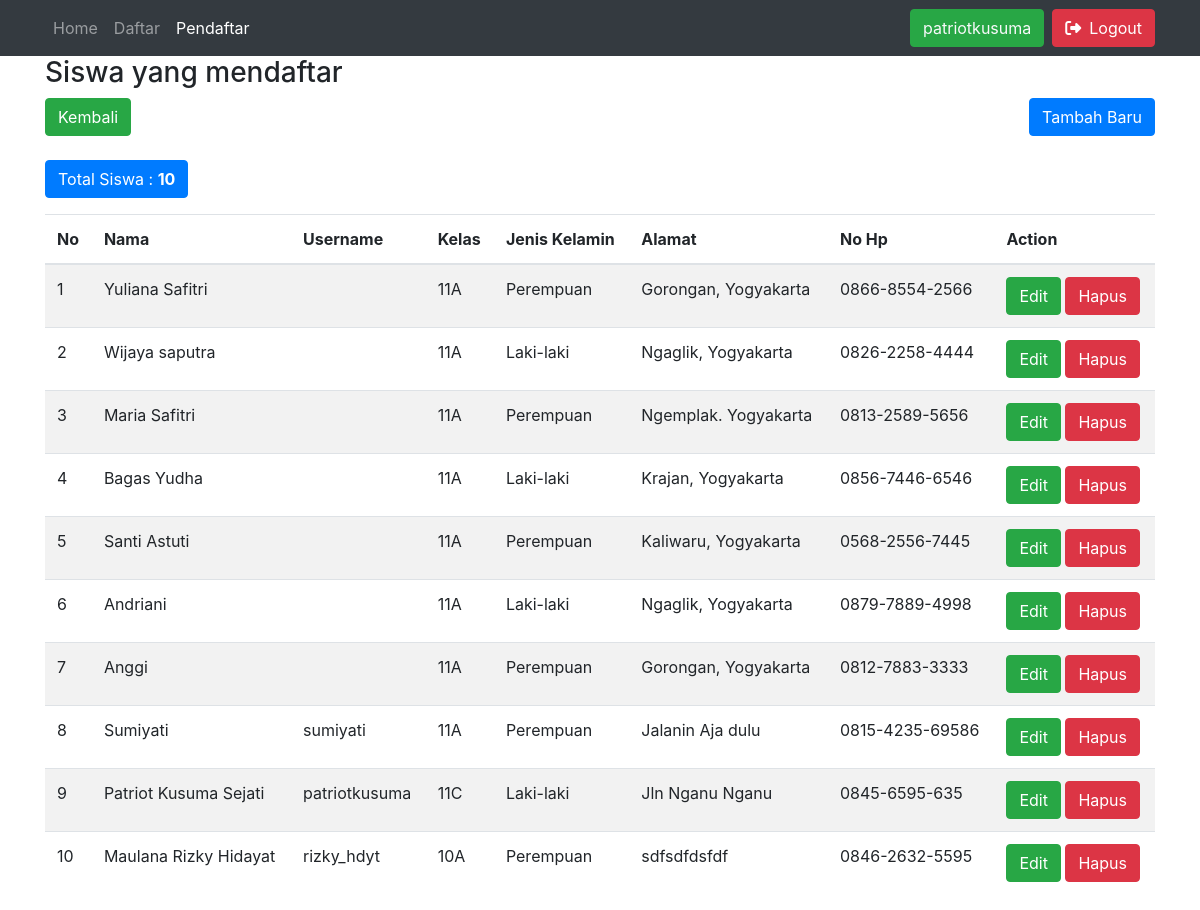
/list-siswa.php (signed in), run on the app's committed database.
### tables this page shows
CREATE TABLE `tb_siswa` (
  `No_Presensi` int(4) NOT NULL,
  `Nama` varchar(30) NOT NULL,
  `Kelas` varchar(3) NOT NULL,
  `Jenis_Kelamin` int(1) NOT NULL,
  `Alamat` varchar(50) NOT NULL,
  `No_hp` varchar(15) NOT NULL
);

### list-siswa.php (the view, shortened to what this page needs)
<?php require "theme/head.php" ?>
<?php require "theme/navbar.php" ?>
<?php include "config.php" ?>
<?php if (!isset($_SESSION['username'])) : ?>
    <div class="container">
        <header>
            <h3 class="mt-5">Mohon untuk <a href="login/index.php" class="btn btn-primary">Login</a> terlebih dahulu</h3>
        </header>
    </div>
<?php else : ?>
    <div class="container">
        <header>
            <h3>Siswa yang mendaftar</h3>
        </header>
        <div>
            <a class="btn btn-success" href="index.php">Kembali</a>
            <a class="btn btn-primary float-right" href="form-daftar.php">Tambah Baru</a>
        </div>
        <br>
        <table class="table table-striped">
            <thead>
                <tr>
                    <th>No</th>
                    <th>Nama</th>
                    <th>Username</th>
                    <th>Kelas</th>
                    <th>Jenis Kelamin</th>
                    <th>Alamat</th>
                    <th>No Hp</th>
                    <th>Action</th>
                </tr>
            </thead>
            <tbody>
                <?php
                $sql = "SELECT No_Presensi, Nama, Kelas, Jenis_Kelamin, Alamat, No_hp, username FROM tb_siswa LEFT JOIN login ON id_siswa = No_Presensi ORDER BY No_Presensi";
                $query = mysqli_query($db, $sql);
                while ($siswa = mysqli_fetch_object($query)) :
                ?>
                    <tr>
                        <td><?= $siswa->No_Presensi ?></td>
                        <td><?= $siswa->Nama ?></td>
                        <td><?= $siswa->username ?></td>
                        <td><?= $siswa->Kelas ?></td>
                        <td><?= ($siswa->Jenis_Kelamin == 0) ? 'Laki-laki' : 'Perempuan'; ?></td>
                        <td><?= $siswa->Alamat ?></td>
                        <td><?= $siswa->No_hp ?></td>
                        <td>
                            <a class="btn btn-success" href="form-edit.php?No_Presensi=<?= $siswa->No_Presensi ?>">Edit</a>
                            <a class="btn btn-danger" href="hapus.php?No_Presensi=<?= $siswa->No_Presensi ?>">Hapus</a>
                        </td>
                    </tr>
                <?php endwhile; ?>
                <p class="btn btn-primary">Total Siswa : <b><?= mysqli_num_rows($query) ?></b></p>
            </tbody>
        </table>
    </div>
<?php endif; ?>
<?php require "theme/footer.php" ?>

### data on the page
tb_siswa: No_Presensi "1", Nama "Yuliana Safitri", Kelas "11A", Jenis_Kelamin "Perempuan", Alamat "Gorongan, Yogyakarta", No_hp "0866-8554-2566"
tb_siswa: No_Presensi "2", Nama "Wijaya saputra", Kelas "11A", Jenis_Kelamin "Laki-laki", Alamat "Ngaglik, Yogyakarta", No_hp "0826-2258-4444"
tb_siswa: No_Presensi "3", Nama "Maria Safitri", Kelas "11A", Jenis_Kelamin "Perempuan", Alamat "Ngemplak. Yogyakarta", No_hp "0813-2589-5656"
tb_siswa: No_Presensi "4", Nama "Bagas Yudha", Kelas "11A", Jenis_Kelamin "Laki-laki", Alamat "Krajan, Yogyakarta", No_hp "0856-7446-6546"
tb_siswa: No_Presensi "5", Nama "Santi Astuti", Kelas "11A", Jenis_Kelamin "Perempuan", Alamat "Kaliwaru, Yogyakarta", No_hp "0568-2556-7445"
tb_siswa: No_Presensi "6", Nama "Andriani", Kelas "11A", Jenis_Kelamin "Laki-laki", Alamat "Ngaglik, Yogyakarta", No_hp "0879-7889-4998"
tb_siswa: No_Presensi "7", Nama "Anggi", Kelas "11A", Jenis_Kelamin "Perempuan", Alamat "Gorongan, Yogyakarta", No_hp "0812-7883-3333"

### other printed values
$_SESSION['username'] "patriotkusuma"
$siswa->No_Presensi "8"
$siswa->Nama "Sumiyati"
$siswa->username "sumiyati"
$siswa->Kelas "11A"
$siswa->Alamat "Jalanin Aja dulu"
$siswa->No_hp "0815-4235-69586"
$siswa->No_Presensi "9"
$siswa->Nama "Patriot Kusuma Sejati"
$siswa->username "patriotkusuma"
$siswa->Kelas "11C"
$siswa->Alamat "Jln Nganu Nganu"
$siswa->No_hp "0845-6595-635"
$siswa->No_Presensi "10"
$siswa->Nama "Maulana Rizky Hidayat"
